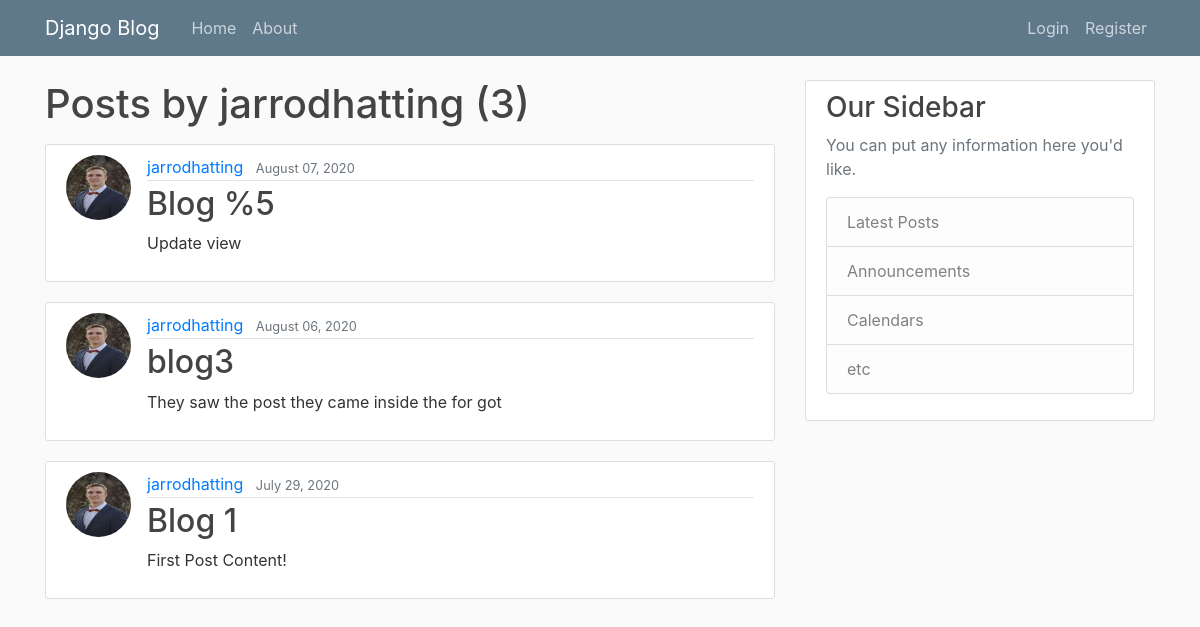
The page /user/jarrodhatting on the database as committed earlier.
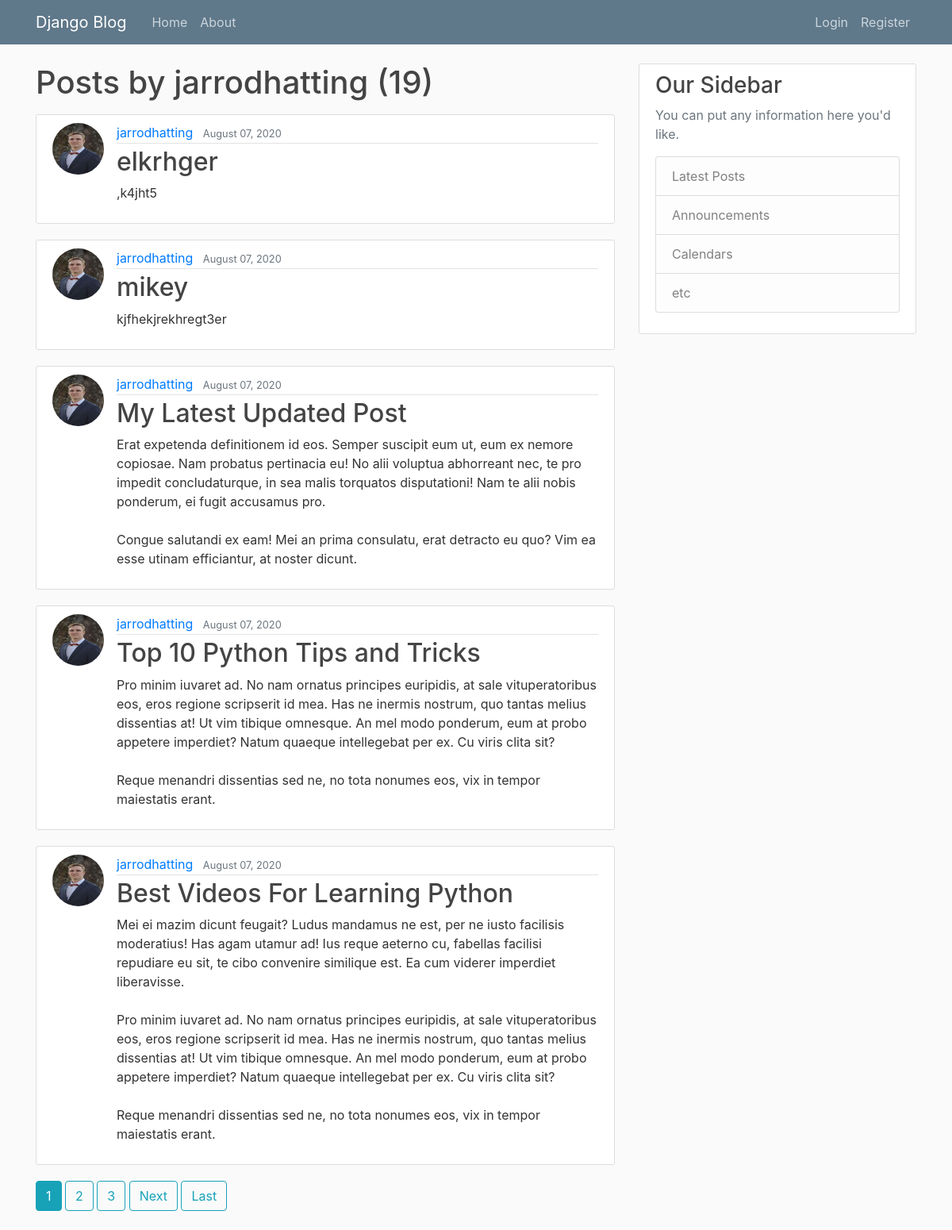
The same page on the database as committed later.
### blog/models.py (models this page shows, shortened)
class Post(models.Model):
    title = models.CharField(max_length=100)
    content = models.TextField()
    date_posted = models.DateTimeField(default=timezone.now)
    author = models.ForeignKey(User, on_delete=models.CASCADE)

### users/models.py (models this page shows, shortened)
class Profile(models.Model):
    user = models.OneToOneField(User, on_delete=models.CASCADE)
    image = models.ImageField(default='default.jpg', upload_to='profile_pics')

### blog/views.py (the view)
# urls.py: path('user/<str:username>', UserPostListView.as_view(), name='user-posts'),
class UserPostListView(ListView):
    model = Post
    template_name = 'blog/user_posts.html'  # <app>/<model>_<viewtype>.html
    context_object_name = 'posts'
    paginate_by = 5
    def get_queryset(self):
        user = get_object_or_404(User, username=self.kwargs.get('username'))
        return Post.objects.filter(author=user).order_by('-date_posted')

### blog/templates/blog/user_posts.html (shortened to what this page needs)
{% extends "blog/base.html" %}
{% block content %}
    <h1 class="mb-3">Posts by {{ view.kwargs.username }} ({{ page_obj.paginator.count }})</h1>
    {% for post in posts %}
        <article class="media content-section">
          <img class="rounded-circle article-img" src="{{ post.author.profile.image.url }}">
          <div class="media-body">
            <div class="article-metadata">
              <a class="mr-2" href="{% url 'user-posts' post.author.username %}">{{ post.author }}</a>
              <small class="text-muted">{{ post.date_posted|date:"F d, Y" }}</small>
            </div>
            <h2><a class="article-title" href="{% url 'post-detail' post.id %}">{{ post.title }}</a></h2>
            <p class="article-content">{{ post.content }}</p>
          </div>
        </article>
    {% endfor %}
    {% if is_paginated %}
      {% for num in page_obj.paginator.page_range %}
        {% if page_obj.number == num %}
          <a class="btn btn-info mb-4" href="?page={{ num }}">{{ num }}</a>
        {% elif num > page_obj.number|add:'-3' and num < page_obj.number|add:'3' %}
          <a class="btn btn-outline-info mb-4" href="?page={{ num }}">{{ num }}</a>
        {% endif %}
      {% endfor %}
      {% if page_obj.has_next %}
        <a class="btn btn-outline-info mb-4" href="?page={{ page_obj.next_page_number }}">Next</a>
        <a class="btn btn-outline-info mb-4" href="?page={{ page_obj.paginator.num_pages }}">Last</a>
      {% endif %}
    {% endif %}
{% endblock content %}

Rows that differ between the two databases and show on the page:
removed Post: author.profile.image (picture), author "jarrodhatting", date_posted "August 07, 2020", title "Blog %5", content "Update view"
no longer on this page (row unchanged): Post: author.profile.image (picture), author "jarrodhatting", date_posted "August 06, 2020", title "blog3", content "They saw the post they came inside the for got"
no longer on this page (row unchanged): Post: author.profile.image (picture), author "jarrodhatting", date_posted "July 29, 2020", title "Blog 1", content "First Post Content!"
added Post: author.profile.image (picture), author "jarrodhatting", date_posted "August 07, 2020", title "elkrhger", content ",k4jht5"
added Post: author.profile.image (picture), author "jarrodhatting", date_posted "August 07, 2020", title "mikey", content "kjfhekjrekhregt3er"
added Post: author.profile.image (picture), author "jarrodhatting", date_posted "August 07, 2020", title "My Latest Updated Post", content "Erat expetenda definitionem id eos. Semper suscipit eum ut, eum ex nemore copiosae. Nam probatus pertinacia eu! No alii voluptua abhorreant nec, te pro impedit concludaturque, in sea malis torquatos disputationi! Nam te alii nobis ponderum, ei fugit accusamus pro. Congue salutandi ex eam! Mei an prima consulatu, erat detracto eu quo? Vim ea esse utinam efficiantur, at noster dicunt."
added Post: author.profile.image (picture), author "jarrodhatting", date_posted "August 07, 2020", title "Top 10 Python Tips and Tricks", content "Pro minim iuvaret ad. No nam ornatus principes euripidis, at sale vituperatoribus eos, eros regione scripserit id mea. Has ne inermis nostrum, quo tantas melius dissentias at! Ut vim tibique omnesque. An mel modo ponderum, eum at probo appetere imperdiet? Natum quaeque intellegebat per ex. Cu viris clita sit? Reque menandri dissentias sed ne, no tota nonumes eos, vix in tempor maiestatis erant."
added Post: author.profile.image (picture), author "jarrodhatting", date_posted "August 07, 2020", title "Best Videos For Learning Python", content "Mei ei mazim dicunt feugait? Ludus mandamus ne est, per ne iusto facilisis moderatius! Has agam utamur ad! Ius reque aeterno cu, fabellas facilisi repudiare eu sit, te cibo convenire similique est. Ea cum viderer imperdiet liberavisse. Pro minim iuvaret ad. No nam ornatus principes euripidis, at sale vituperatoribus eos, eros regione scripserit id mea. Has ne inermis nostrum, quo tantas melius dissentias at! Ut vim tibique omnesque. An mel modo ponderum, eum at probo appetere imperdiet? Natum quaeque intellegebat per ex. Cu viris clita sit? Reque menandri dissentias sed ne, no tota nonumes eos, vix in tempor maiestatis erant."
Other text that changed with them:
{{ page_obj.paginator.count }}: "3" → "19"
new list line: "1"
new list line: "2"
new list line: "3"
text now shown: "Next Last"
